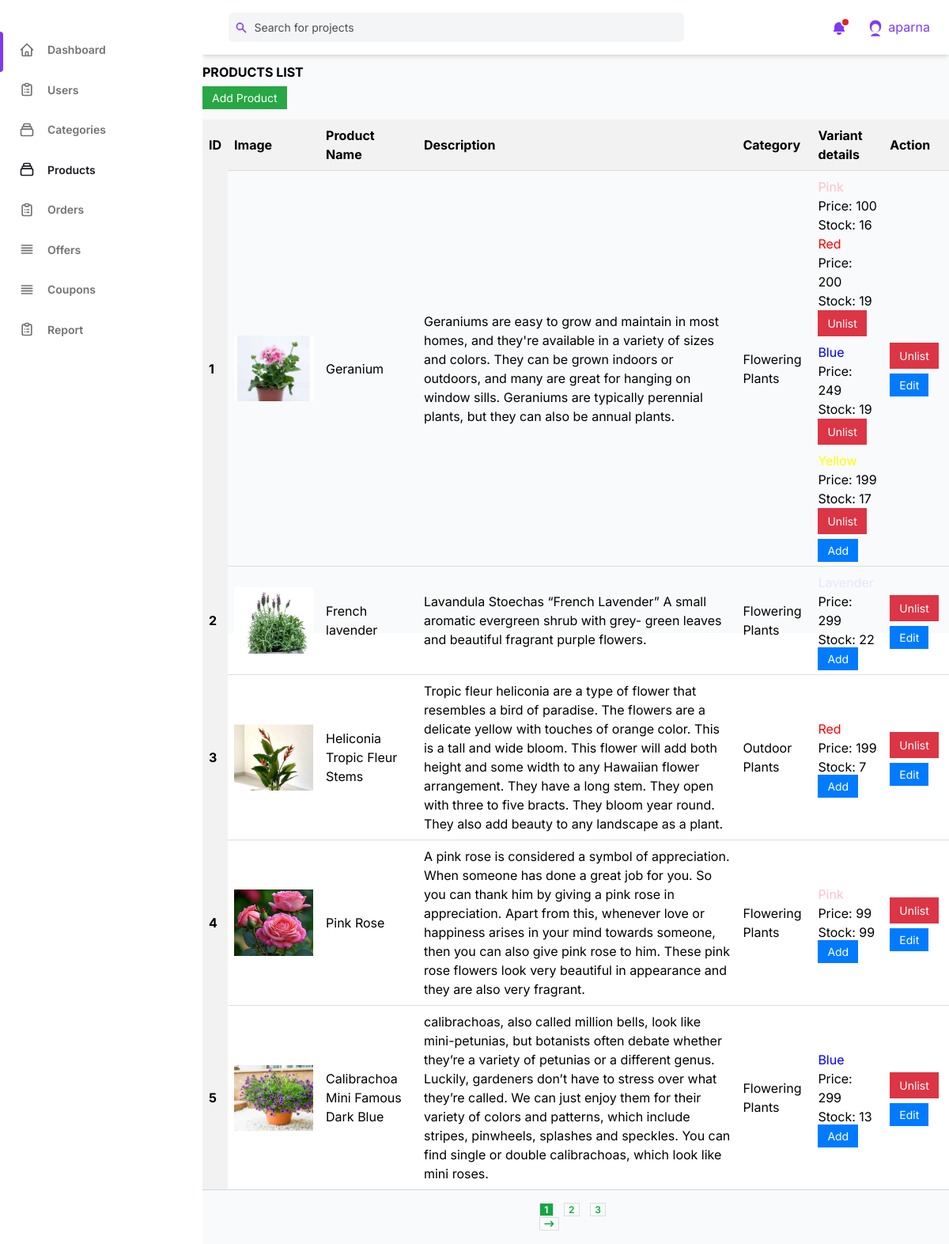
Page /products/products/ (signed in) on the earlier database version.
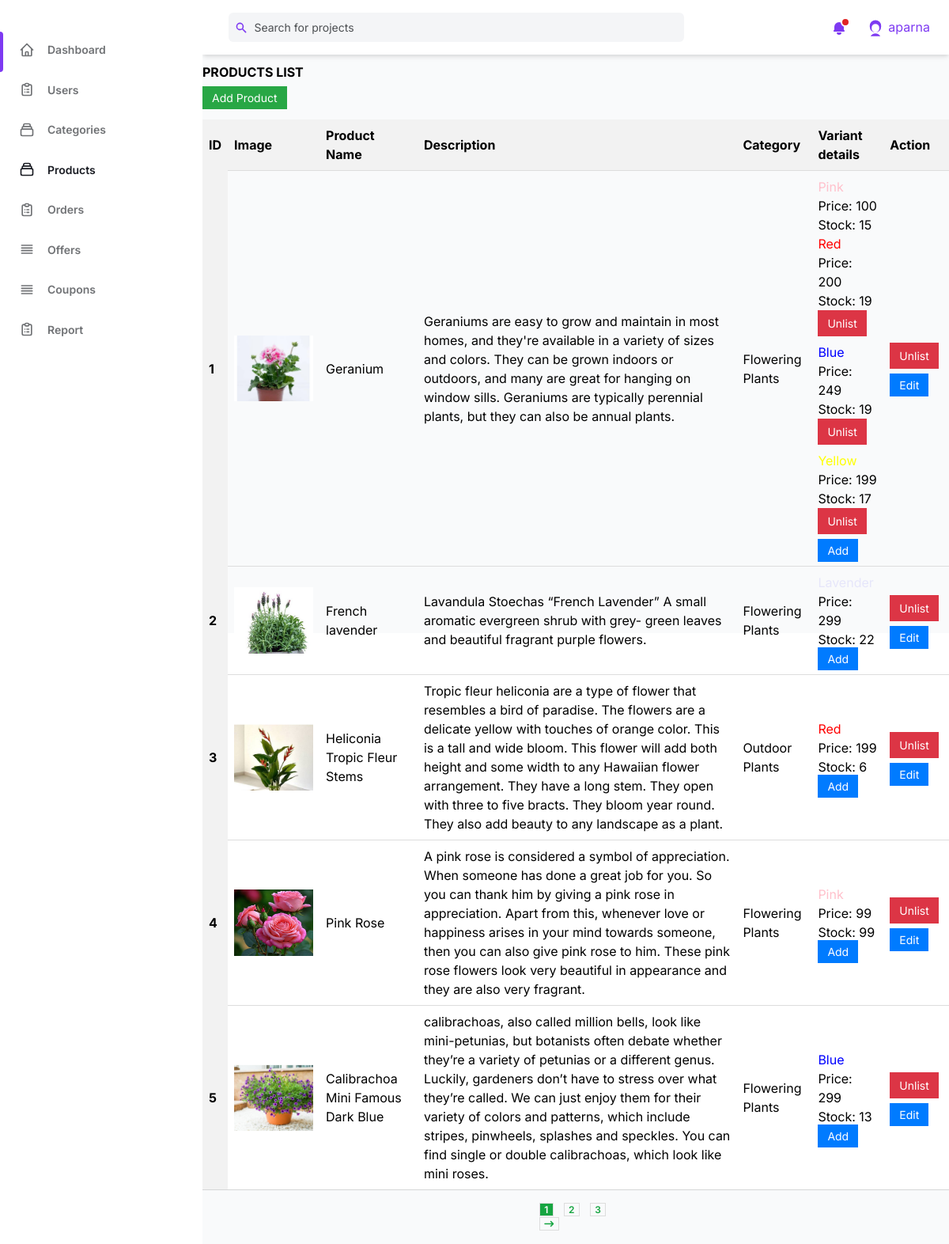
Same page on the later database version.
### products/models.py (models this page shows, shortened)
class Variant(models.Model):
    color = models.CharField(max_length=100,default=None)
    price = models.PositiveIntegerField()
    stock = models.PositiveIntegerField(default=1)
    product = models.ForeignKey(Product, on_delete=models.CASCADE, related_name='variants')
    discounted_price = models.DecimalField(max_digits=10, decimal_places=2, null=True, blank=True)
    is_listed = models.BooleanField(default=True)
    slug = models.SlugField(unique=False,blank=True)

### products/views.py (the view)
# urls.py: path('products/',views.admin_products,name='admin_products'),
@never_cache
@login_required(login_url='/admin_login/')
@user_passes_test(is_user_superuser)
def admin_products(request):
    admin_user = request.session.get('admin_user', None)
    products=Product.objects.all().order_by('-id')
    paginator = Paginator(products,5)
    page_number=request.GET.get('page')
    page_obj=paginator.get_page(page_number)
    categories=Category.objects.all()
    context={
        'admin':admin_user,
        'page_obj':page_obj,
        'categories':categories,
        'colors':colors,
    }
    return render(request,'Admin side/admin_products.html',context)

### products/views.py (called while the page is built)
def is_user_superuser(user):
    return user.is_superuser

### templates/Admin side/admin_products.html (shortened to what the changed rows need)
{%load static%}
<!DOCTYPE html>
<html :class="{ 'theme-dark': dark }" x-data="data()" lang="en">
<head>
    <link rel="stylesheet" href="{%static 'css/tailwind.output.css'%}" />
    <link rel="stylesheet" href="https://cdnjs.cloudflare.com/ajax/libs/Chart.js/2.9.3/Chart.min.css" />
    <link rel="stylesheet" href="{%static 'css/prostyle.css'%}">
    <link rel="stylesheet" href="https://cdnjs.cloudflare.com/ajax/libs/Jcrop/0.9.15/css/jquery.Jcrop.min.css">
    <link rel="stylesheet" href="https://cdnjs.cloudflare.com/ajax/libs/font-awesome/6.0.0-beta3/css/all.min.css">
    <link href="https://cdnjs.cloudflare.com/ajax/libs/cropperjs/1.5.12/cropper.min.css" rel="stylesheet">
    <link rel="stylesheet" href="https://cdnjs.cloudflare.com/ajax/libs/cropperjs/1.5.12/cropper.min.css" />
</head>
<body>
    <div class="flex h-screen bg-gray-50 dark:bg-gray-900">
        <div class="flex flex-col flex-1 w-full">
            <main id="main" class="main">
                <section class="section">
                    <div class="row">
                        <div class="col-lg-12">
                            <div class="card">
                                <div class="card-body">
                                    <h1 class="card-title justify-center mb-2"><b>PRODUCTS LIST</b></h1>
                                    <div class="table-responsive mt-4">
                                        <table class="table datatable">
                                            <thead>
                                                <tr>
                                                    <th scope="col">ID</th>
                                                    <th scope="col">Image</th>
                                                    <th scope="col">Product Name</th>
                                                    <th scope="col">Description</th>
                                                    <th scope="col">Category</th>
                                                    <th scope="col">Variant details</th>
                                                    <th scope="col">Action</th>
                                                </tr>
                                            </thead>
                                            <tbody>
                                                {%for product in page_obj.object_list%}
                                                <tr>
                                                    <th scope="row">{{ forloop.counter }}</th>
                                                    <td><img src="{{ product.image.url }}" alt="{{ product.name }}"
                                                            style="max-width: 100px;"></td>
                                                    <td>{{ product.name }}</td>
                                                    <td>{{ product.description }}</td>
                                                    <td>{{ product.category.name }}</td>
                                                    <td>
                                                        {% for variant in product.variants.all %}
                                                        {% for color_name,color_code in colors %}
                                                        {% if variant.color == color_code %}
                                                        <span style="color: {{ color_code }};">{{color_name}}</span><br>
                                                        {% endif %}
                                                        {% endfor %}
                                                        Price: {{ variant.price }}<br>
                                                        Stock: {{ variant.stock }}<br>
                                                        {% if forloop.counter > 1 %}
                                                        {% if variant.is_listed %}
                                                        <form method="POST"
                                                            action="{% url 'unlist_variant' variant.id %}"
                                                            style="display:inline;">
                                                            <button type="submit"
                                                                class="btn btn-danger mb-2">Unlist</button>
                                                        </form>
                                                        {% endif %}
                                                        {% endif %}
                                                        {% endfor %}
                                                        <a href="{% url 'add_variant' product.id  %}"
                                                            class="btn btn-primary mt-2">Add</a>
                                                    <td>
                                                        {% if product.is_listed %}
                                                        <form method="POST"
                                                            action="{% url 'unlist_product' product.id %}"
                                                            style="display:inline;">
                                                            <button type="submit"
                                                                class="btn btn-danger mb-2">Unlist</button>
                                                        </form>
                                                        {% endif %}
                                                        <a href="{% url 'edit_product' product.id %}"
                                                            class="btn btn-primary">Edit</a>
                                                    </td>
                                                </tr>
                                                {% endfor %}
                                            </tbody>
                                        </table>
                                    </div>
                                </div>
                            </div>
                        </div>
                    </div>
                </section>
            </main>
        </div>
    </div>
</body>
</html>

Differences in the rows shown:
changed Variant (number 1 of 8 on the later page): stock "16" → "15"
changed Variant (number 6 of 8 on the later page): stock "7" → "6"
